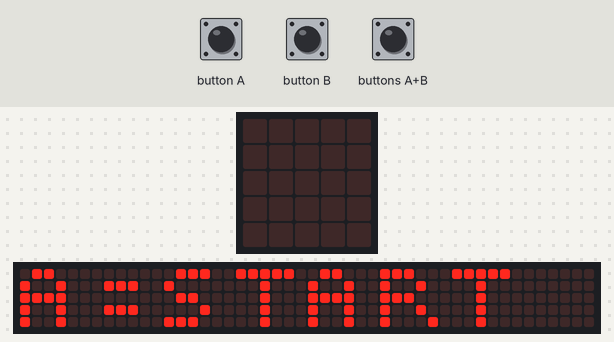
Simulated run of this program. Board: BBC micro:bit (MakeCode). Shown: the board's 5×5 LED display, a strip that is not on the board, showing the scrolling text unrolled. The inputs (shaded band) are chosen by the test bench. The 48×5 strip is a reading aid, not a part: it shows the text the display is scrolling, unrolled, one strip-width of it at a time.

Above: at 7.0 s.
8.5 s: buttons A+B pressed for 0.15 s
At 8.72 s:
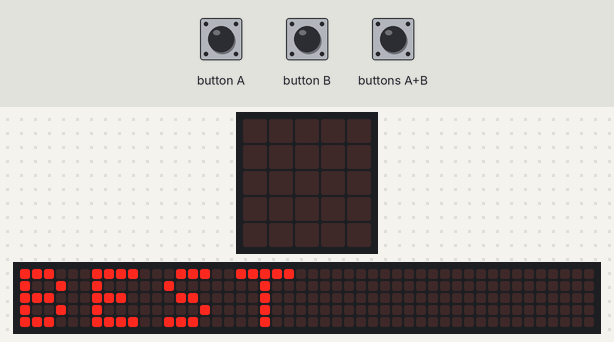
9.2 s: button A pressed for 0.15 s
At 9.77 s:
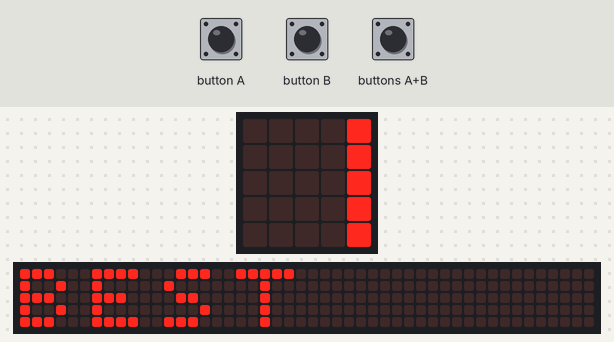
9.9 s: button B pressed for 0.15 s
10.6 s: buttons A+B pressed for 1 s
At 14.27 s:
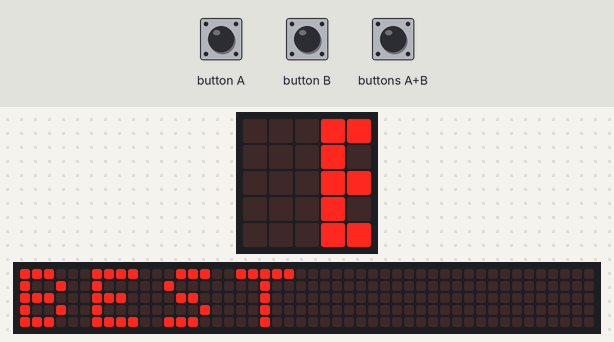

The program:

main.ts
```typescript
let start = 0
let cas = 0
let rekord = 0
let bezi = false
let vysledek = false

basic.showString("A=START")

input.onButtonPressed(Button.A, function () {
    if (bezi) {
        return
    }

    // A po výsledku smaže LED a spustí další kolo
    basic.clearScreen()
    vysledek = false
    bezi = true

    basic.showString("CEKEJ")
    basic.pause(Math.randomRange(1000, 4000))

    start = input.runningTime()
    basic.showIcon(IconNames.Heart)
})

input.onButtonPressed(Button.B, function () {
    if (!bezi) {
        return
    }

    cas = input.runningTime() - start
    bezi = false
    vysledek = true

    // Zobraz naměřený čas
    basic.showNumber(cas)

    // Jedna LED = 20 ms, maximum 25 LED
    let pocetLed = Math.min(25, Math.ceil(cas / 20))

    basic.clearScreen()

    for (let i = 0; i < pocetLed; i++) {
        led.plot(i % 5, Math.floor(i / 5))
    }

    // Nový rekord
    if (rekord == 0 || cas < rekord) {
        rekord = cas

        // Tři bliknutí při novém rekordu
        for (let i = 0; i < 3; i++) {
            basic.pause(250)
            basic.clearScreen()
            basic.pause(250)

            for (let j = 0; j < pocetLed; j++) {
                led.plot(j % 5, Math.floor(j / 5))
            }
        }
    }

    // Obrazec zůstane rozsvícený až do dalšího stisku A
})

input.onButtonPressed(Button.AB, function () {
    if (bezi) {
        return
    }

    basic.clearScreen()
    basic.showString("BEST")
    basic.showNumber(rekord)

    // Po zobrazení rekordu se vrátí obrazec posledního výsledku,
    // pokud nějaký existuje.
    if (vysledek) {
        let pocetLed = Math.min(25, Math.ceil(cas / 20))
        basic.clearScreen()

        for (let i = 0; i < pocetLed; i++) {
            led.plot(i % 5, Math.floor(i / 5))
        }
    } else {
        basic.showString("A=START")
    }
})
```

test.ts
```typescript
// Tady jsou testy. Při použití tohoto balíčku jako rozšíření nebude zkompilováno.
```

Measured:
- after the input at 8.5 s, the display: changes after 0.15 s (image 1)
- after the input at 9.2 s, the display: first differs from a run without the input after 0.15 s (image 2 shows a later state)
